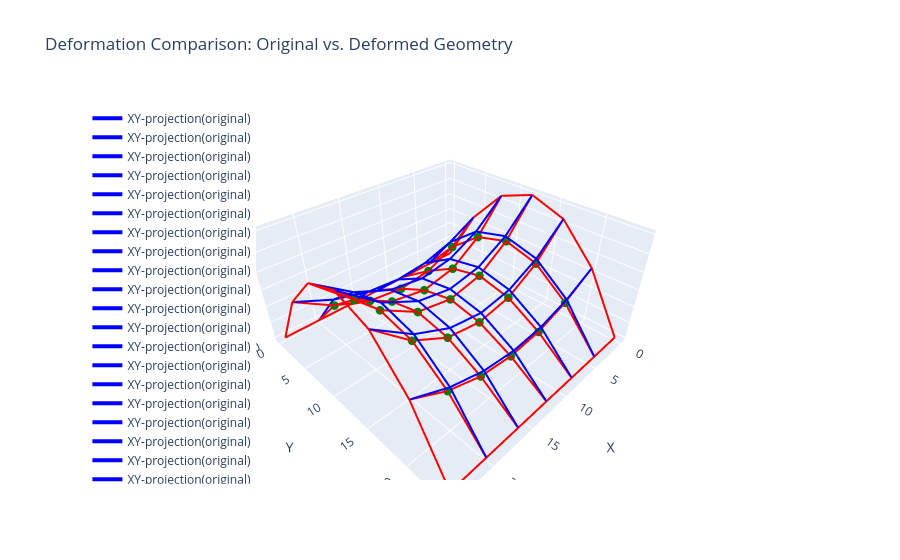

The cell this chart's notebook holds for it:
### Code cell
# Coordinates assembly:
x_orig = new_coords_db[:, 0].detach().numpy()
y_orig = new_coords_db[:, 1].detach().numpy()
z_orig = new_coords_db[:, 2].detach().numpy()

x_def = New_Coordinates_db[:, 0].detach().numpy()
y_def = New_Coordinates_db[:, 1].detach().numpy()
z_def = New_Coordinates_db[:, 2].detach().numpy()

fig = go.Figure()

for connection in connectivity_db:
    i, j = connection
    fig.add_trace(go.Scatter3d(
        x=[x_orig[i-1], x_orig[j-1]],
        y=[y_orig[i-1], y_orig[j-1]],
        z=[z_orig[i-1], z_orig[j-1]],
        mode='lines',
        line=dict(color='blue', width=4),
        name='XY-projection(original)'
    ))

for connection in connectivity_db:
    i, j = connection
    fig.add_trace(go.Scatter3d(
        x=[x_def[i-1], x_def[j-1]],
        y=[y_def[i-1], y_def[j-1]],
        z=[z_def[i-1], z_def[j-1]],
        mode='lines',
        line=dict(color='red', width=4),
        name='FE Solution'
    ))

for node in Free_nodes:
    fig.add_trace(go.Scatter3d(
        x=[x_def[node-1]],
        y=[y_def[node-1]],
        z=[z_def[node-1]],
        mode='markers+text',
        marker=dict(size=5, color='green'),
        # text=[f'Node {node}'],
        textposition='top center',
        name=f'Free Node {node}'
    ))

fig.update_layout(
    scene=dict(
        xaxis_title='X',
        yaxis_title='Y',
        zaxis_title='Z',
        aspectmode='data'
    ),
    title='Deformation Comparison: Original vs. Deformed Geometry',
    legend=dict(yanchor="top", y=0.99, xanchor="left", x=0.01)
)

fig.show()

### Figure 1 — Plotly figure (JSON) as saved in the notebook; plotly's stock layout.template omitted (floating-point values rounded to 4 significant figures)
{"data": [{"line": {"color": "blue", "width": 4}, "mode": "lines", "name": "XY-projection(original)", "type": "scatter3d", "x": [0, 0], "y": [24, 20], "z": [2.842e-14, 6.667]}, {"line": {"color": "blue", "width": 4}, "mode": "lines", "name": "XY-projection(original)", "type": "scatter3d", "x": [0, 0], "y": [20, 16], "z": [6.667, 10.67]}, {"line": {"color": "blue", "width": 4}, "mode": "lines", "name": "XY-projection(original)", "type": "scatter3d", "x": [0, 0], "y": [16, 12], "z": [10.67, 12]}, {"line": {"color": "blue", "width": 4}, "mode": "lines", "name": "XY-projection(original)", "type": "scatter3d", "x": [0, 0], "y": [12, 8], "z": [12, 10.67]}, {"line": {"color": "blue", "width": 4}, "mode": "lines", "name": "XY-projection(original)", "type": "scatter3d", "x": [0, 0], "y": [8, 4], "z": [10.67, 6.667]}, {"line": {"color": "blue", "width": 4}, "mode": "lines", "name": "XY-projection(original)", "type": "scatter3d", "x": [0, 0], "y": [4, 0], "z": [6.667, 0]}, {"line": {"color": "blue", "width": 4}, "mode": "lines", "name": "XY-projection(original)", "type": "scatter3d", "x": [4, 4], "y": [24, 20], "z": [1.927e-14, 4.852]}, {"line": {"color": "blue", "width": 4}, "mode": "lines", "name": "XY-projection(original)", "type": "scatter3d", "x": [4, 4], "y": [20, 16], "z": [4.852, 7.763]}, {"line": {"color": "blue", "width": 4}, "mode": "lines", "name": "XY-projection(original)", "type": "scatter3d", "x": [4, 4], "y": [16, 12], "z": [7.763, 8.733]}, {"line": {"color": "blue", "width": 4}, "mode": "lines", "name": "XY-projection(original)", "type": "scatter3d", "x": [4, 4], "y": [12, 8], "z": [8.733, 7.763]}, {"line": {"color": "blue", "width": 4}, "mode": "lines", "name": "XY-projection(original)", "type": "scatter3d", "x": [4, 4], "y": [8, 4], "z": [7.763, 4.852]}, {"line": {"color": "blue", "width": 4}, "mode": "lines", "name": "XY-projection(original)", "type": "scatter3d", "x": [4, 4], "y": [4, 0], "z": [4.852, -2.051e-15]}, {"line": {"color": "blue", "width": 4}, "mode": "lines", "name": "XY-projection(original)", "type": "scatter3d", "x": [8, 8], "y": [24, 20], "z": [1.571e-14, 3.763]}, {"line": {"color": "blue", "width": 4}, "mode": "lines", "name": "XY-projection(original)", "type": "scatter3d", "x": [8, 8], "y": [20, 16], "z": [3.763, 6.021]}, {"line": {"color": "blue", "width": 4}, "mode": "lines", "name": "XY-projection(original)", "type": "scatter3d", "x": [8, 8], "y": [16, 12], "z": [6.021, 6.773]}, {"line": {"color": "blue", "width": 4}, "mode": "lines", "name": "XY-projection(original)", "type": "scatter3d", "x": [8, 8], "y": [12, 8], "z": [6.773, 6.021]}, {"line": {"color": "blue", "width": 4}, "mode": "lines", "name": "XY-projection(original)", "type": "scatter3d", "x": [8, 8], "y": [8, 4], "z": [6.021, 3.763]}, {"line": {"color": "blue", "width": 4}, "mode": "lines", "name": "XY-projection(original)", "type": "scatter3d", "x": [8, 8], "y": [4, 0], "z": [3.763, -2.051e-15]}, {"line": {"color": "blue", "width": 4}, "mode": "lines", "name": "XY-projection(original)", "type": "scatter3d", "x": [12, 12], "y": [24, 20], "z": [8.607e-15, 3.4]}, {"line": {"color": "blue", "width": 4}, "mode": "lines", "name": "XY-projection(original)", "type": "scatter3d", "x": [12, 12], "y": [20, 16], "z": [3.4, 5.44]}, {"line": {"color": "blue", "width": 4}, "mode": "lines", "name": "XY-projection(original)", "type": "scatter3d", "x": [12, 12], "y": [16, 12], "z": [5.44, 6.12]}, {"line": {"color": "blue", "width": 4}, "mode": "lines", "name": "XY-projection(original)", "type": "scatter3d", "x": [12, 12], "y": [12, 8], "z": [6.12, 5.44]}, {"line": {"color": "blue", "width": 4}, "mode": "lines", "name": "XY-projection(original)", "type": "scatter3d", "x": [12, 12], "y": [8, 4], "z": [5.44, 3.4]}, {"line": {"color": "blue", "width": 4}, "mode": "lines", "name": "XY-projection(original)", "type": "scatter3d", "x": [12, 12], "y": [4, 0], "z": [3.4, -2.051e-15]}, {"line": {"color": "blue", "width": 4}, "mode": "lines", "name": "XY-projection(original)", "type": "scatter3d", "x": [16, 16], "y": [24, 20], "z": [1.011e-14, 3.763]}, {"line": {"color": "blue", "width": 4}, "mode": "lines", "name": "XY-projection(original)", "type": "scatter3d", "x": [16, 16], "y": [20, 16], "z": [3.763, 6.021]}, {"line": {"color": "blue", "width": 4}, "mode": "lines", "name": "XY-projection(original)", "type": "scatter3d", "x": [16, 16], "y": [16, 12], "z": [6.021, 6.773]}, {"line": {"color": "blue", "width": 4}, "mode": "lines", "name": "XY-projection(original)", "type": "scatter3d", "x": [16, 16], "y": [12, 8], "z": [6.773, 6.021]}, {"line": {"color": "blue", "width": 4}, "mode": "lines", "name": "XY-projection(original)", "type": "scatter3d", "x": [16, 16], "y": [8, 4], "z": [6.021, 3.763]}, {"line": {"color": "blue", "width": 4}, "mode": "lines", "name": "XY-projection(original)", "type": "scatter3d", "x": [16, 16], "y": [4, 0], "z": [3.763, -4.102e-15]}, {"line": {"color": "blue", "width": 4}, "mode": "lines", "name": "XY-projection(original)", "type": "scatter3d", "x": [20, 20], "y": [24, 20], "z": [1.216e-14, 4.852]}, {"line": {"color": "blue", "width": 4}, "mode": "lines", "name": "XY-projection(original)", "type": "scatter3d", "x": [20, 20], "y": [20, 16], "z": [4.852, 7.763]}, {"line": {"color": "blue", "width": 4}, "mode": "lines", "name": "XY-projection(original)", "type": "scatter3d", "x": [20, 20], "y": [16, 12], "z": [7.763, 8.733]}, {"line": {"color": "blue", "width": 4}, "mode": "lines", "name": "XY-projection(original)", "type": "scatter3d", "x": [20, 20], "y": [12, 8], "z": [8.733, 7.763]}, {"line": {"color": "blue", "width": 4}, "mode": "lines", "name": "XY-projection(original)", "type": "scatter3d", "x": [20, 20], "y": [8, 4], "z": [7.763, 4.852]}, {"line": {"color": "blue", "width": 4}, "mode": "lines", "name": "XY-projection(original)", "type": "scatter3d", "x": [20, 20], "y": [4, 0], "z": [4.852, -2.051e-15]}, {"line": {"color": "blue", "width": 4}, "mode": "lines", "name": "XY-projection(original)", "type": "scatter3d", "x": [24, 24], "y": [24, 20], "z": [3.955e-15, 6.667]}, {"line": {"color": "blue", "width": 4}, "mode": "lines", "name": "XY-projection(original)", "type": "scatter3d", "x": [24, 24], "y": [20, 16], "z": [6.667, 10.67]}, {"line": {"color": "blue", "width": 4}, "mode": "lines", "name": "XY-projection(original)", "type": "scatter3d", "x": [24, 24], "y": [16, 12], "z": [10.67, 12]}, {"line": {"color": "blue", "width": 4}, "mode": "lines", "name": "XY-projection(original)", "type": "scatter3d", "x": [24, 24], "y": [12, 8], "z": [12, 10.67]}, {"line": {"color": "blue", "width": 4}, "mode": "lines", "name": "XY-projection(original)", "type": "scatter3d", "x": [24, 24], "y": [8, 4], "z": [10.67, 6.667]}, {"line": {"color": "blue", "width": 4}, "mode": "lines", "name": "XY-projection(original)", "type": "scatter3d", "x": [24, 24], "y": [4, 0], "z": [6.667, -1.026e-14]}, {"line": {"color": "blue", "width": 4}, "mode": "lines", "name": "XY-projection(original)", "type": "scatter3d", "x": [0, 4], "y": [0, 0], "z": [0, -2.051e-15]}, {"line": {"color": "blue", "width": 4}, "mode": "lines", "name": "XY-projection(original)", "type": "scatter3d", "x": [4, 8], "y": [0, 0], "z": [-2.051e-15, -2.051e-15]}, {"line": {"color": "blue", "width": 4}, "mode": "lines", "name": "XY-projection(original)", "type": "scatter3d", "x": [8, 12], "y": [0, 0], "z": [-2.051e-15, -2.051e-15]}, {"line": {"color": "blue", "width": 4}, "mode": "lines", "name": "XY-projection(original)", "type": "scatter3d", "x": [12, 16], "y": [0, 0], "z": [-2.051e-15, -4.102e-15]}, {"line": {"color": "blue", "width": 4}, "mode": "lines", "name": "XY-projection(original)", "type": "scatter3d", "x": [16, 20], "y": [0, 0], "z": [-4.102e-15, -2.051e-15]}, {"line": {"color": "blue", "width": 4}, "mode": "lines", "name": "XY-projection(original)", "type": "scatter3d", "x": [20, 24], "y": [0, 0], "z": [-2.051e-15, -1.026e-14]}, {"line": {"color": "blue", "width": 4}, "mode": "lines", "name": "XY-projection(original)", "type": "scatter3d", "x": [0, 4], "y": [4, 4], "z": [6.667, 4.852]}, {"line": {"color": "blue", "width": 4}, "mode": "lines", "name": "XY-projection(original)", "type": "scatter3d", "x": [4, 8], "y": [4, 4], "z": [4.852, 3.763]}, {"line": {"color": "blue", "width": 4}, "mode": "lines", "name": "XY-projection(original)", "type": "scatter3d", "x": [8, 12], "y": [4, 4], "z": [3.763, 3.4]}, {"line": {"color": "blue", "width": 4}, "mode": "lines", "name": "XY-projection(original)", "type": "scatter3d", "x": [12, 16], "y": [4, 4], "z": [3.4, 3.763]}, {"line": {"color": "blue", "width": 4}, "mode": "lines", "name": "XY-projection(original)", "type": "scatter3d", "x": [16, 20], "y": [4, 4], "z": [3.763, 4.852]}, {"line": {"color": "blue", "width": 4}, "mode": "lines", "name": "XY-projection(original)", "type": "scatter3d", "x": [20, 24], "y": [4, 4], "z": [4.852, 6.667]}, {"line": {"color": "blue", "width": 4}, "mode": "lines", "name": "XY-projection(original)", "type": "scatter3d", "x": [0, 4], "y": [8, 8], "z": [10.67, 7.763]}, {"line": {"color": "blue", "width": 4}, "mode": "lines", "name": "XY-projection(original)", "type": "scatter3d", "x": [4, 8], "y": [8, 8], "z": [7.763, 6.021]}, {"line": {"color": "blue", "width": 4}, "mode": "lines", "name": "XY-projection(original)", "type": "scatter3d", "x": [8, 12], "y": [8, 8], "z": [6.021, 5.44]}, {"line": {"color": "blue", "width": 4}, "mode": "lines", "name": "XY-projection(original)", "type": "scatter3d", "x": [12, 16], "y": [8, 8], "z": [5.44, 6.021]}, {"line": {"color": "blue", "width": 4}, "mode": "lines", "name": "XY-projection(original)", "type": "scatter3d", "x": [16, 20], "y": [8, 8], "z": [6.021, 7.763]}, {"line": {"color": "blue", "width": 4}, "mode": "lines", "name": "XY-projection(original)", "type": "scatter3d", "x": [20, 24], "y": [8, 8], "z": [7.763, 10.67]}, {"line": {"color": "blue", "width": 4}, "mode": "lines", "name": "XY-projection(original)", "type": "scatter3d", "x": [0, 4], "y": [12, 12], "z": [12, 8.733]}, {"line": {"color": "blue", "width": 4}, "mode": "lines", "name": "XY-projection(original)", "type": "scatter3d", "x": [4, 8], "y": [12, 12], "z": [8.733, 6.773]}, {"line": {"color": "blue", "width": 4}, "mode": "lines", "name": "XY-projection(original)", "type": "scatter3d", "x": [8, 12], "y": [12, 12], "z": [6.773, 6.12]}, {"line": {"color": "blue", "width": 4}, "mode": "lines", "name": "XY-projection(original)", "type": "scatter3d", "x": [12, 16], "y": [12, 12], "z": [6.12, 6.773]}, {"line": {"color": "blue", "width": 4}, "mode": "lines", "name": "XY-projection(original)", "type": "scatter3d", "x": [16, 20], "y": [12, 12], "z": [6.773, 8.733]}, {"line": {"color": "blue", "width": 4}, "mode": "lines", "name": "XY-projection(original)", "type": "scatter3d", "x": [20, 24], "y": [12, 12], "z": [8.733, 12]}, {"line": {"color": "blue", "width": 4}, "mode": "lines", "name": "XY-projection(original)", "type": "scatter3d", "x": [0, 4], "y": [16, 16], "z": [10.67, 7.763]}, {"line": {"color": "blue", "width": 4}, "mode": "lines", "name": "XY-projection(original)", "type": "scatter3d", "x": [4, 8], "y": [16, 16], "z": [7.763, 6.021]}, {"line": {"color": "blue", "width": 4}, "mode": "lines", "name": "XY-projection(original)", "type": "scatter3d", "x": [8, 12], "y": [16, 16], "z": [6.021, 5.44]}, {"line": {"color": "blue", "width": 4}, "mode": "lines", "name": "XY-projection(original)", "type": "scatter3d", "x": [12, 16], "y": [16, 16], "z": [5.44, 6.021]}, {"line": {"color": "blue", "width": 4}, "mode": "lines", "name": "XY-projection(original)", "type": "scatter3d", "x": [16, 20], "y": [16, 16], "z": [6.021, 7.763]}, {"line": {"color": "blue", "width": 4}, "mode": "lines", "name": "XY-projection(original)", "type": "scatter3d", "x": [20, 24], "y": [16, 16], "z": [7.763, 10.67]}, {"line": {"color": "blue", "width": 4}, "mode": "lines", "name": "XY-projection(original)", "type": "scatter3d", "x": [0, 4], "y": [20, 20], "z": [6.667, 4.852]}, {"line": {"color": "blue", "width": 4}, "mode": "lines", "name": "XY-projection(original)", "type": "scatter3d", "x": [4, 8], "y": [20, 20], "z": [4.852, 3.763]}, {"line": {"color": "blue", "width": 4}, "mode": "lines", "name": "XY-projection(original)", "type": "scatter3d", "x": [8, 12], "y": [20, 20], "z": [3.763, 3.4]}, {"line": {"color": "blue", "width": 4}, "mode": "lines", "name": "XY-projection(original)", "type": "scatter3d", "x": [12, 16], "y": [20, 20], "z": [3.4, 3.763]}, {"line": {"color": "blue", "width": 4}, "mode": "lines", "name": "XY-projection(original)", "type": "scatter3d", "x": [16, 20], "y": [20, 20], "z": [3.763, 4.852]}, {"line": {"color": "blue", "width": 4}, "mode": "lines", "name": "XY-projection(original)", "type": "scatter3d", "x": [20, 24], "y": [20, 20], "z": [4.852, 6.667]}, {"line": {"color": "blue", "width": 4}, "mode": "lines", "name": "XY-projection(original)", "type": "scatter3d", "x": [0, 4], "y": [24, 24], "z": [2.842e-14, 1.927e-14]}, {"line": {"color": "blue", "width": 4}, "mode": "lines", "name": "XY-projection(original)", "type": "scatter3d", "x": [4, 8], "y": [24, 24], "z": [1.927e-14, 1.571e-14]}, {"line": {"color": "blue", "width": 4}, "mode": "lines", "name": "XY-projection(original)", "type": "scatter3d", "x": [8, 12], "y": [24, 24], "z": [1.571e-14, 8.607e-15]}, {"line": {"color": "blue", "width": 4}, "mode": "lines", "name": "XY-projection(original)", "type": "scatter3d", "x": [12, 16], "y": [24, 24], "z": [8.607e-15, 1.011e-14]}, {"line": {"color": "blue", "width": 4}, "mode": "lines", "name": "XY-projection(original)", "type": "scatter3d", "x": [16, 20], "y": [24, 24], "z": [1.011e-14, 1.216e-14]}, {"line": {"color": "blue", "width": 4}, "mode": "lines", "name": "XY-projection(original)", "type": "scatter3d", "x": [20, 24], "y": [24, 24], "z": [1.216e-14, 3.955e-15]}, {"line": {"color": "red", "width": 4}, "mode": "lines", "name": "FE Solution", "type": "scatter3d", "x": [0, 0], "y": [24, 20], "z": [2.842e-14, 6.667]}, {"line": {"color": "red", "width": 4}, "mode": "lines", "name": "FE Solution", "type": "scatter3d", "x": [0, 0], "y": [20, 16], "z": [6.667, 10.67]}, {"line": {"color": "red", "width": 4}, "mode": "lines", "name": "FE Solution", "type": "scatter3d", "x": [0, 0], "y": [16, 12], "z": [10.67, 12]}, {"line": {"color": "red", "width": 4}, "mode": "lines", "name": "FE Solution", "type": "scatter3d", "x": [0, 0], "y": [12, 8], "z": [12, 10.67]}, {"line": {"color": "red", "width": 4}, "mode": "lines", "name": "FE Solution", "type": "scatter3d", "x": [0, 0], "y": [8, 4], "z": [10.67, 6.667]}, {"line": {"color": "red", "width": 4}, "mode": "lines", "name": "FE Solution", "type": "scatter3d", "x": [0, 0], "y": [4, 0], "z": [6.667, 0]}, {"line": {"color": "red", "width": 4}, "mode": "lines", "name": "FE Solution", "type": "scatter3d", "x": [4, 3.889], "y": [24, 19.83], "z": [1.927e-14, 4.338]}, {"line": {"color": "red", "width": 4}, "mode": "lines", "name": "FE Solution", "type": "scatter3d", "x": [3.889, 3.821], "y": [19.83, 15.91], "z": [4.338, 7.093]}, {"line": {"color": "red", "width": 4}, "mode": "lines", "name": "FE Solution", "type": "scatter3d", "x": [3.821, 3.847], "y": [15.91, 12.03], "z": [7.093, 8.113]}, {"line": {"color": "red", "width": 4}, "mode": "lines", "name": "FE Solution", "type": "scatter3d", "x": [3.847, 3.854], "y": [12.03, 8.15], "z": [8.113, 7.091]}, {"line": {"color": "red", "width": 4}, "mode": "lines", "name": "FE Solution", "type": "scatter3d", "x": [3.854, 3.891], "y": [8.15, 4.258], "z": [7.091, 4.276]}, {"line": {"color": "red", "width": 4}, "mode": "lines", "name": "FE Solution", "type": "scatter3d", "x": [3.891, 4], "y": [4.258, 0], "z": [4.276, -2.051e-15]}, {"line": {"color": "red", "width": 4}, "mode": "lines", "name": "FE Solution", "type": "scatter3d", "x": [8, 7.908], "y": [24, 19.74], "z": [1.571e-14, 2.969]}, {"line": {"color": "red", "width": 4}, "mode": "lines", "name": "FE Solution", "type": "scatter3d", "x": [7.908, 7.852], "y": [19.74, 15.87], "z": [2.969, 4.952]}, {"line": {"color": "red", "width": 4}, "mode": "lines", "name": "FE Solution", "type": "scatter3d", "x": [7.852, 7.871], "y": [15.87, 12.06], "z": [4.952, 5.737]}, {"line": {"color": "red", "width": 4}, "mode": "lines", "name": "FE Solution", "type": "scatter3d", "x": [7.871, 7.868], "y": [12.06, 8.27], "z": [5.737, 4.872]}, {"line": {"color": "red", "width": 4}, "mode": "lines", "name": "FE Solution", "type": "scatter3d", "x": [7.868, 7.909], "y": [8.27, 4.408], "z": [4.872, 2.825]}, {"line": {"color": "red", "width": 4}, "mode": "lines", "name": "FE Solution", "type": "scatter3d", "x": [7.909, 8], "y": [4.408, 0], "z": [2.825, -2.051e-15]}, {"line": {"color": "red", "width": 4}, "mode": "lines", "name": "FE Solution", "type": "scatter3d", "x": [12, 11.99], "y": [24, 19.74], "z": [8.607e-15, 2.555]}, {"line": {"color": "red", "width": 4}, "mode": "lines", "name": "FE Solution", "type": "scatter3d", "x": [11.99, 12.0], "y": [19.74, 15.85], "z": [2.555, 4.262]}, {"line": {"color": "red", "width": 4}, "mode": "lines", "name": "FE Solution", "type": "scatter3d", "x": [12.0, 12.02], "y": [15.85, 12.06], "z": [4.262, 4.947]}, {"line": {"color": "red", "width": 4}, "mode": "lines", "name": "FE Solution", "type": "scatter3d", "x": [12.02, 12.02], "y": [12.06, 8.29], "z": [4.947, 4.141]}, {"line": {"color": "red", "width": 4}, "mode": "lines", "name": "FE Solution", "type": "scatter3d", "x": [12.02, 12.01], "y": [8.29, 4.412], "z": [4.141, 2.389]}, {"line": {"color": "red", "width": 4}, "mode": "lines", "name": "FE Solution", "type": "scatter3d", "x": [12.01, 12], "y": [4.412, 0], "z": [2.389, -2.051e-15]}, {"line": {"color": "red", "width": 4}, "mode": "lines", "name": "FE Solution", "type": "scatter3d", "x": [16, 16.07], "y": [24, 19.74], "z": [1.011e-14, 2.975]}, {"line": {"color": "red", "width": 4}, "mode": "lines", "name": "FE Solution", "type": "scatter3d", "x": [16.07, 16.15], "y": [19.74, 15.85], "z": [2.975, 4.941]}, {"line": {"color": "red", "width": 4}, "mode": "lines", "name": "FE Solution", "type": "scatter3d", "x": [16.15, 16.18], "y": [15.85, 12.04], "z": [4.941, 5.682]}, {"line": {"color": "red", "width": 4}, "mode": "lines", "name": "FE Solution", "type": "scatter3d", "x": [16.18, 16.17], "y": [12.04, 8.249], "z": [5.682, 4.855]}, {"line": {"color": "red", "width": 4}, "mode": "lines", "name": "FE Solution", "type": "scatter3d", "x": [16.17, 16.1], "y": [8.249, 4.365], "z": [4.855, 2.869]}, {"line": {"color": "red", "width": 4}, "mode": "lines", "name": "FE Solution", "type": "scatter3d", "x": [16.1, 16], "y": [4.365, 0], "z": [2.869, -4.102e-15]}, {"line": {"color": "red", "width": 4}, "mode": "lines", "name": "FE Solution", "type": "scatter3d", "x": [20, 20.09], "y": [24, 19.83], "z": [1.216e-14, 4.364]}, {"line": {"color": "red", "width": 4}, "mode": "lines", "name": "FE Solution", "type": "scatter3d", "x": [20.09, 20.16], "y": [19.83, 15.91], "z": [4.364, 7.138]}, {"line": {"color": "red", "width": 4}, "mode": "lines", "name": "FE Solution", "type": "scatter3d", "x": [20.16, 20.2], "y": [15.91, 12.01], "z": [7.138, 8.069]}, {"line": {"color": "red", "width": 4}, "mode": "lines", "name": "FE Solution", "type": "scatter3d", "x": [20.2, 20.16], "y": [12.01, 8.123], "z": [8.069, 7.09]}, {"line": {"color": "red", "width": 4}, "mode": "lines", "name": "FE Solution", "type": "scatter3d", "x": [20.16, 20.11], "y": [8.123, 4.209], "z": [7.09, 4.321]}, {"line": {"color": "red", "width": 4}, "mode": "lines", "name": "FE Solution", "type": "scatter3d", "x": [20.11, 20], "y": [4.209, 0], "z": [4.321, -2.051e-15]}, {"line": {"color": "red", "width": 4}, "mode": "lines", "name": "FE Solution", "type": "scatter3d", "x": [24, 24], "y": [24, 20], "z": [3.955e-15, 6.667]}, {"line": {"color": "red", "width": 4}, "mode": "lines", "name": "FE Solution", "type": "scatter3d", "x": [24, 24], "y": [20, 16], "z": [6.667, 10.67]}, {"line": {"color": "red", "width": 4}, "mode": "lines", "name": "FE Solution", "type": "scatter3d", "x": [24, 24], "y": [16, 12], "z": [10.67, 12]}, {"line": {"color": "red", "width": 4}, "mode": "lines", "name": "FE Solution", "type": "scatter3d", "x": [24, 24], "y": [12, 8], "z": [12, 10.67]}, {"line": {"color": "red", "width": 4}, "mode": "lines", "name": "FE Solution", "type": "scatter3d", "x": [24, 24], "y": [8, 4], "z": [10.67, 6.667]}, {"line": {"color": "red", "width": 4}, "mode": "lines", "name": "FE Solution", "type": "scatter3d", "x": [24, 24], "y": [4, 0], "z": [6.667, -1.026e-14]}, {"line": {"color": "red", "width": 4}, "mode": "lines", "name": "FE Solution", "type": "scatter3d", "x": [0, 4], "y": [0, 0], "z": [0, -2.051e-15]}, {"line": {"color": "red", "width": 4}, "mode": "lines", "name": "FE Solution", "type": "scatter3d", "x": [4, 8], "y": [0, 0], "z": [-2.051e-15, -2.051e-15]}, {"line": {"color": "red", "width": 4}, "mode": "lines", "name": "FE Solution", "type": "scatter3d", "x": [8, 12], "y": [0, 0], "z": [-2.051e-15, -2.051e-15]}, {"line": {"color": "red", "width": 4}, "mode": "lines", "name": "FE Solution", "type": "scatter3d", "x": [12, 16], "y": [0, 0], "z": [-2.051e-15, -4.102e-15]}, {"line": {"color": "red", "width": 4}, "mode": "lines", "name": "FE Solution", "type": "scatter3d", "x": [16, 20], "y": [0, 0], "z": [-4.102e-15, -2.051e-15]}, {"line": {"color": "red", "width": 4}, "mode": "lines", "name": "FE Solution", "type": "scatter3d", "x": [20, 24], "y": [0, 0], "z": [-2.051e-15, -1.026e-14]}, {"line": {"color": "red", "width": 4}, "mode": "lines", "name": "FE Solution", "type": "scatter3d", "x": [0, 3.891], "y": [4, 4.258], "z": [6.667, 4.276]}, {"line": {"color": "red", "width": 4}, "mode": "lines", "name": "FE Solution", "type": "scatter3d", "x": [3.891, 7.909], "y": [4.258, 4.408], "z": [4.276, 2.825]}, {"line": {"color": "red", "width": 4}, "mode": "lines", "name": "FE Solution", "type": "scatter3d", "x": [7.909, 12.01], "y": [4.408, 4.412], "z": [2.825, 2.389]}, {"line": {"color": "red", "width": 4}, "mode": "lines", "name": "FE Solution", "type": "scatter3d", "x": [12.01, 16.1], "y": [4.412, 4.365], "z": [2.389, 2.869]}, {"line": {"color": "red", "width": 4}, "mode": "lines", "name": "FE Solution", "type": "scatter3d", "x": [16.1, 20.11], "y": [4.365, 4.209], "z": [2.869, 4.321]}, {"line": {"color": "red", "width": 4}, "mode": "lines", "name": "FE Solution", "type": "scatter3d", "x": [20.11, 24], "y": [4.209, 4], "z": [4.321, 6.667]}, {"line": {"color": "red", "width": 4}, "mode": "lines", "name": "FE Solution", "type": "scatter3d", "x": [0, 3.854], "y": [8, 8.15], "z": [10.67, 7.091]}, {"line": {"color": "red", "width": 4}, "mode": "lines", "name": "FE Solution", "type": "scatter3d", "x": [3.854, 7.868], "y": [8.15, 8.27], "z": [7.091, 4.872]}, {"line": {"color": "red", "width": 4}, "mode": "lines", "name": "FE Solution", "type": "scatter3d", "x": [7.868, 12.02], "y": [8.27, 8.29], "z": [4.872, 4.141]}, {"line": {"color": "red", "width": 4}, "mode": "lines", "name": "FE Solution", "type": "scatter3d", "x": [12.02, 16.17], "y": [8.29, 8.249], "z": [4.141, 4.855]}, {"line": {"color": "red", "width": 4}, "mode": "lines", "name": "FE Solution", "type": "scatter3d", "x": [16.17, 20.16], "y": [8.249, 8.123], "z": [4.855, 7.09]}, {"line": {"color": "red", "width": 4}, "mode": "lines", "name": "FE Solution", "type": "scatter3d", "x": [20.16, 24], "y": [8.123, 8], "z": [7.09, 10.67]}, {"line": {"color": "red", "width": 4}, "mode": "lines", "name": "FE Solution", "type": "scatter3d", "x": [0, 3.847], "y": [12, 12.03], "z": [12, 8.113]}, {"line": {"color": "red", "width": 4}, "mode": "lines", "name": "FE Solution", "type": "scatter3d", "x": [3.847, 7.871], "y": [12.03, 12.06], "z": [8.113, 5.737]}, {"line": {"color": "red", "width": 4}, "mode": "lines", "name": "FE Solution", "type": "scatter3d", "x": [7.871, 12.02], "y": [12.06, 12.06], "z": [5.737, 4.947]}, {"line": {"color": "red", "width": 4}, "mode": "lines", "name": "FE Solution", "type": "scatter3d", "x": [12.02, 16.18], "y": [12.06, 12.04], "z": [4.947, 5.682]}, {"line": {"color": "red", "width": 4}, "mode": "lines", "name": "FE Solution", "type": "scatter3d", "x": [16.18, 20.2], "y": [12.04, 12.01], "z": [5.682, 8.069]}, {"line": {"color": "red", "width": 4}, "mode": "lines", "name": "FE Solution", "type": "scatter3d", "x": [20.2, 24], "y": [12.01, 12], "z": [8.069, 12]}, {"line": {"color": "red", "width": 4}, "mode": "lines", "name": "FE Solution", "type": "scatter3d", "x": [0, 3.821], "y": [16, 15.91], "z": [10.67, 7.093]}, {"line": {"color": "red", "width": 4}, "mode": "lines", "name": "FE Solution", "type": "scatter3d", "x": [3.821, 7.852], "y": [15.91, 15.87], "z": [7.093, 4.952]}, {"line": {"color": "red", "width": 4}, "mode": "lines", "name": "FE Solution", "type": "scatter3d", "x": [7.852, 12.0], "y": [15.87, 15.85], "z": [4.952, 4.262]}, {"line": {"color": "red", "width": 4}, "mode": "lines", "name": "FE Solution", "type": "scatter3d", "x": [12.0, 16.15], "y": [15.85, 15.85], "z": [4.262, 4.941]}, {"line": {"color": "red", "width": 4}, "mode": "lines", "name": "FE Solution", "type": "scatter3d", "x": [16.15, 20.16], "y": [15.85, 15.91], "z": [4.941, 7.138]}, {"line": {"color": "red", "width": 4}, "mode": "lines", "name": "FE Solution", "type": "scatter3d", "x": [20.16, 24], "y": [15.91, 16], "z": [7.138, 10.67]}, {"line": {"color": "red", "width": 4}, "mode": "lines", "name": "FE Solution", "type": "scatter3d", "x": [0, 3.889], "y": [20, 19.83], "z": [6.667, 4.338]}, {"line": {"color": "red", "width": 4}, "mode": "lines", "name": "FE Solution", "type": "scatter3d", "x": [3.889, 7.908], "y": [19.83, 19.74], "z": [4.338, 2.969]}, {"line": {"color": "red", "width": 4}, "mode": "lines", "name": "FE Solution", "type": "scatter3d", "x": [7.908, 11.99], "y": [19.74, 19.74], "z": [2.969, 2.555]}, {"line": {"color": "red", "width": 4}, "mode": "lines", "name": "FE Solution", "type": "scatter3d", "x": [11.99, 16.07], "y": [19.74, 19.74], "z": [2.555, 2.975]}, {"line": {"color": "red", "width": 4}, "mode": "lines", "name": "FE Solution", "type": "scatter3d", "x": [16.07, 20.09], "y": [19.74, 19.83], "z": [2.975, 4.364]}, {"line": {"color": "red", "width": 4}, "mode": "lines", "name": "FE Solution", "type": "scatter3d", "x": [20.09, 24], "y": [19.83, 20], "z": [4.364, 6.667]}, {"line": {"color": "red", "width": 4}, "mode": "lines", "name": "FE Solution", "type": "scatter3d", "x": [0, 4], "y": [24, 24], "z": [2.842e-14, 1.927e-14]}, {"line": {"color": "red", "width": 4}, "mode": "lines", "name": "FE Solution", "type": "scatter3d", "x": [4, 8], "y": [24, 24], "z": [1.927e-14, 1.571e-14]}, {"line": {"color": "red", "width": 4}, "mode": "lines", "name": "FE Solution", "type": "scatter3d", "x": [8, 12], "y": [24, 24], "z": [1.571e-14, 8.607e-15]}, {"line": {"color": "red", "width": 4}, "mode": "lines", "name": "FE Solution", "type": "scatter3d", "x": [12, 16], "y": [24, 24], "z": [8.607e-15, 1.011e-14]}, {"line": {"color": "red", "width": 4}, "mode": "lines", "name": "FE Solution", "type": "scatter3d", "x": [16, 20], "y": [24, 24], "z": [1.011e-14, 1.216e-14]}, {"line": {"color": "red", "width": 4}, "mode": "lines", "name": "FE Solution", "type": "scatter3d", "x": [20, 24], "y": [24, 24], "z": [1.216e-14, 3.955e-15]}, {"marker": {"color": "green", "size": 5}, "mode": "markers+text", "name": "Free Node 9", "textposition": "top center", "type": "scatter3d", "x": [3.889], "y": [19.83], "z": [4.338]}, {"marker": {"color": "green", "size": 5}, "mode": "markers+text", "name": "Free Node 10", "textposition": "top center", "type": "scatter3d", "x": [3.821], "y": [15.91], "z": [7.093]}, {"marker": {"color": "green", "size": 5}, "mode": "markers+text", "name": "Free Node 11", "textposition": "top center", "type": "scatter3d", "x": [3.847], "y": [12.03], "z": [8.113]}, {"marker": {"color": "green", "size": 5}, "mode": "markers+text", "name": "Free Node 12", "textposition": "top center", "type": "scatter3d", "x": [3.854], "y": [8.15], "z": [7.091]}, {"marker": {"color": "green", "size": 5}, "mode": "markers+text", "name": "Free Node 13", "textposition": "top center", "type": "scatter3d", "x": [3.891], "y": [4.258], "z": [4.276]}, {"marker": {"color": "green", "size": 5}, "mode": "markers+text", "name": "Free Node 16", "textposition": "top center", "type": "scatter3d", "x": [7.908], "y": [19.74], "z": [2.969]}, {"marker": {"color": "green", "size": 5}, "mode": "markers+text", "name": "Free Node 17", "textposition": "top center", "type": "scatter3d", "x": [7.852], "y": [15.87], "z": [4.952]}, {"marker": {"color": "green", "size": 5}, "mode": "markers+text", "name": "Free Node 18", "textposition": "top center", "type": "scatter3d", "x": [7.871], "y": [12.06], "z": [5.737]}, {"marker": {"color": "green", "size": 5}, "mode": "markers+text", "name": "Free Node 19", "textposition": "top center", "type": "scatter3d", "x": [7.868], "y": [8.27], "z": [4.872]}, {"marker": {"color": "green", "size": 5}, "mode": "markers+text", "name": "Free Node 20", "textposition": "top center", "type": "scatter3d", "x": [7.909], "y": [4.408], "z": [2.825]}, {"marker": {"color": "green", "size": 5}, "mode": "markers+text", "name": "Free Node 23", "textposition": "top center", "type": "scatter3d", "x": [11.99], "y": [19.74], "z": [2.555]}, {"marker": {"color": "green", "size": 5}, "mode": "markers+text", "name": "Free Node 24", "textposition": "top center", "type": "scatter3d", "x": [12.0], "y": [15.85], "z": [4.262]}, {"marker": {"color": "green", "size": 5}, "mode": "markers+text", "name": "Free Node 25", "textposition": "top center", "type": "scatter3d", "x": [12.02], "y": [12.06], "z": [4.947]}, {"marker": {"color": "green", "size": 5}, "mode": "markers+text", "name": "Free Node 26", "textposition": "top center", "type": "scatter3d", "x": [12.02], "y": [8.29], "z": [4.141]}, {"marker": {"color": "green", "size": 5}, "mode": "markers+text", "name": "Free Node 27", "textposition": "top center", "type": "scatter3d", "x": [12.01], "y": [4.412], "z": [2.389]}, {"marker": {"color": "green", "size": 5}, "mode": "markers+text", "name": "Free Node 30", "textposition": "top center", "type": "scatter3d", "x": [16.07], "y": [19.74], "z": [2.975]}, {"marker": {"color": "green", "size": 5}, "mode": "markers+text", "name": "Free Node 31", "textposition": "top center", "type": "scatter3d", "x": [16.15], "y": [15.85], "z": [4.941]}, {"marker": {"color": "green", "size": 5}, "mode": "markers+text", "name": "Free Node 32", "textposition": "top center", "type": "scatter3d", "x": [16.18], "y": [12.04], "z": [5.682]}, {"marker": {"color": "green", "size": 5}, "mode": "markers+text", "name": "Free Node 33", "textposition": "top center", "type": "scatter3d", "x": [16.17], "y": [8.249], "z": [4.855]}, {"marker": {"color": "green", "size": 5}, "mode": "markers+text", "name": "Free Node 34", "textposition": "top center", "type": "scatter3d", "x": [16.1], "y": [4.365], "z": [2.869]}, {"marker": {"color": "green", "size": 5}, "mode": "markers+text", "name": "Free Node 37", "textposition": "top center", "type": "scatter3d", "x": [20.09], "y": [19.83], "z": [4.364]}, {"marker": {"color": "green", "size": 5}, "mode": "markers+text", "name": "Free Node 38", "textposition": "top center", "type": "scatter3d", "x": [20.16], "y": [15.91], "z": [7.138]}, {"marker": {"color": "green", "size": 5}, "mode": "markers+text", "name": "Free Node 39", "textposition": "top center", "type": "scatter3d", "x": [20.2], "y": [12.01], "z": [8.069]}, {"marker": {"color": "green", "size": 5}, "mode": "markers+text", "name": "Free Node 40", "textposition": "top center", "type": "scatter3d", "x": [20.16], "y": [8.123], "z": [7.09]}, {"marker": {"color": "green", "size": 5}, "mode": "markers+text", "name": "Free Node 41", "textposition": "top center", "type": "scatter3d", "x": [20.11], "y": [4.209], "z": [4.321]}], "layout": {"legend": {"x": 0.01, "xanchor": "left", "y": 0.99, "yanchor": "top"}, "scene": {"aspectmode": "data", "xaxis": {"title": {"text": "X"}}, "yaxis": {"title": {"text": "Y"}}, "zaxis": {"title": {"text": "Z"}}}, "title": {"text": "Deformation Comparison: Original vs. Deformed Geometry"}}}
